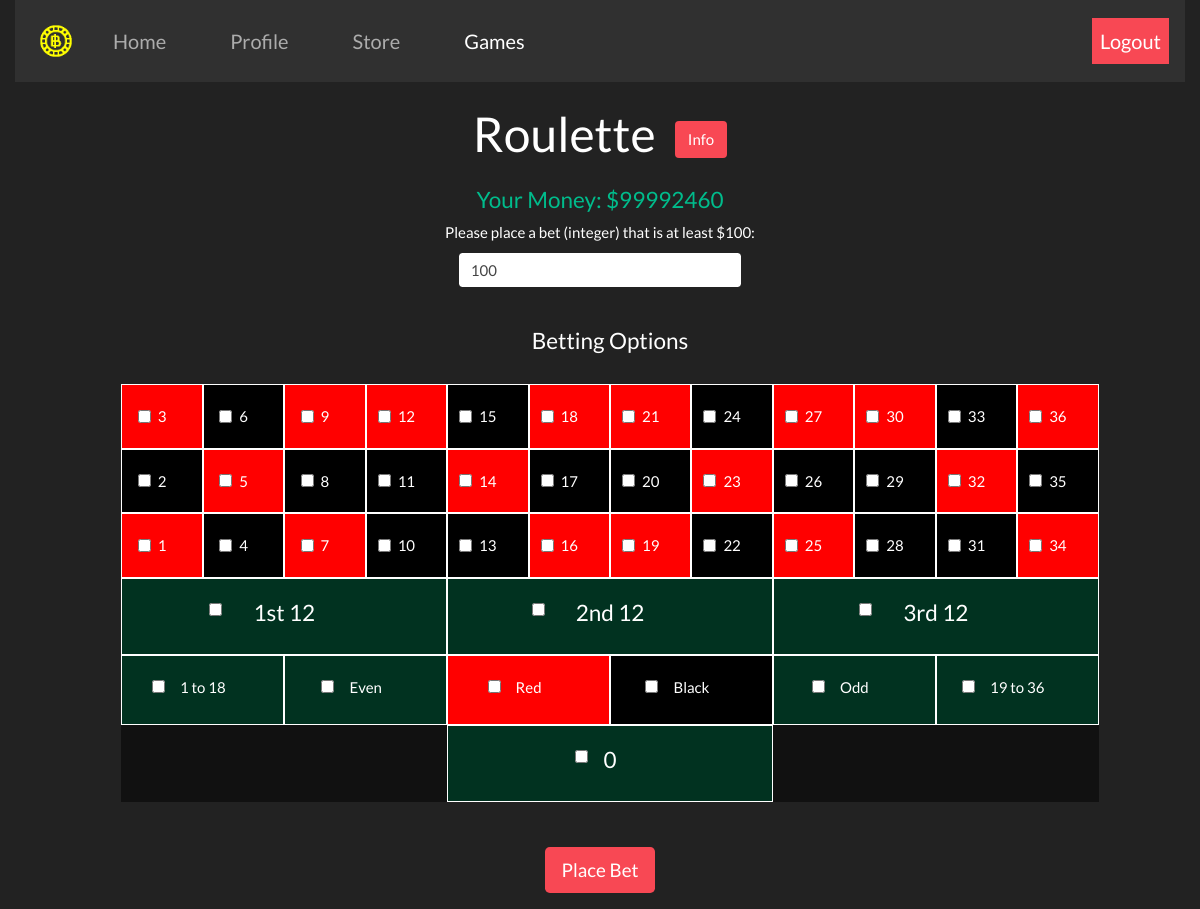
Before: /roulette (signed in) with the older database file.
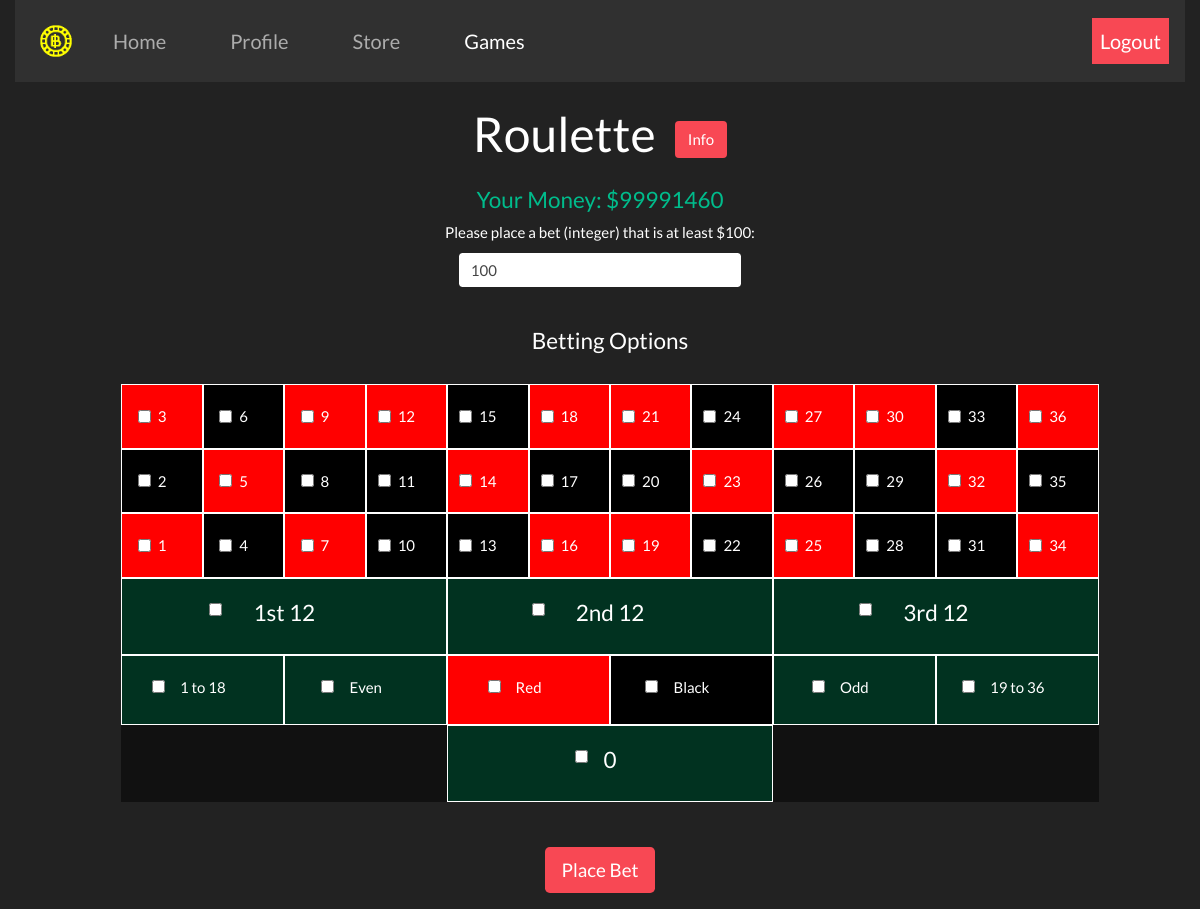
After: the same page with the newer database file.
### tables this page shows
CREATE TABLE user_tbl (username TEXT, password TEXT, pfp TEXT, money INT, time INT, boosts TEXT);

### app.py (the view, shortened to what this page needs)
@app.route("/roulette", methods=["GET", "POST"])
@login_required
def roulette():
    user = session['username']
    if request.method == 'GET':
        money = db_manager.getMoney(user)
        return render_template("roulette.html", betting=True, money=money, games="active", one=row_one.items(), two=row_two.items(), three=row_three.items())

### app.py (called while the page is built)
def login_required(f):
    @wraps(f)
    def dec(*args, **kwargs):
        if 'username' in session:
            for arg in args:
                print(arg)
            return f(*args, **kwargs)
        flash('You must be logged in to view this page!', 'alert-danger')
        return redirect('/')
    return dec

### utl/db_builder.py (called while the page is built)
def execmany(cmd, inputs):
    db = sqlite3.connect(DB_FILE)
    c = db.cursor()
    output = c.execute(cmd, inputs)
    db.commit()
    return output

### utl/db_manager.py (called while the page is built)
def getMoney(username):
    q = "SELECT money from user_tbl WHERE username=?"
    inputs = (username, )
    data = execmany(q, inputs).fetchone()[0]
    return data

### templates/roulette.html (shortened to what the changed rows need)
{% extends "_base.html" %}
{% block body %}
<h1>Roulette
	<button type="button" class="btn" data-toggle="modal" data-target="#exampleModal" style = "margin-left: 10px; background-color:#f84854;">
		Info
	</button>
</h1>
<div class="w-100 p-3">
  <h4 class="text-success">Your Money: ${{ money }}</h4>
  {% if betting %}
  <form action="/roulette" method="POST">
    <div class="form-group">
    </div><br>
		<div class="form-check" style="width:85%;" id="options">
			<h4>Betting Options</h4><br>
		</div>
		<br><br>
		<button type="submit" class="btn btn-lg" style="background-color:#f84854">Place Bet</button>
  </form>
  {% endif %}
</div>
{% endblock %}

Changed rows visible on the page:
changed user_tbl: money "99992460" → "99991460"
